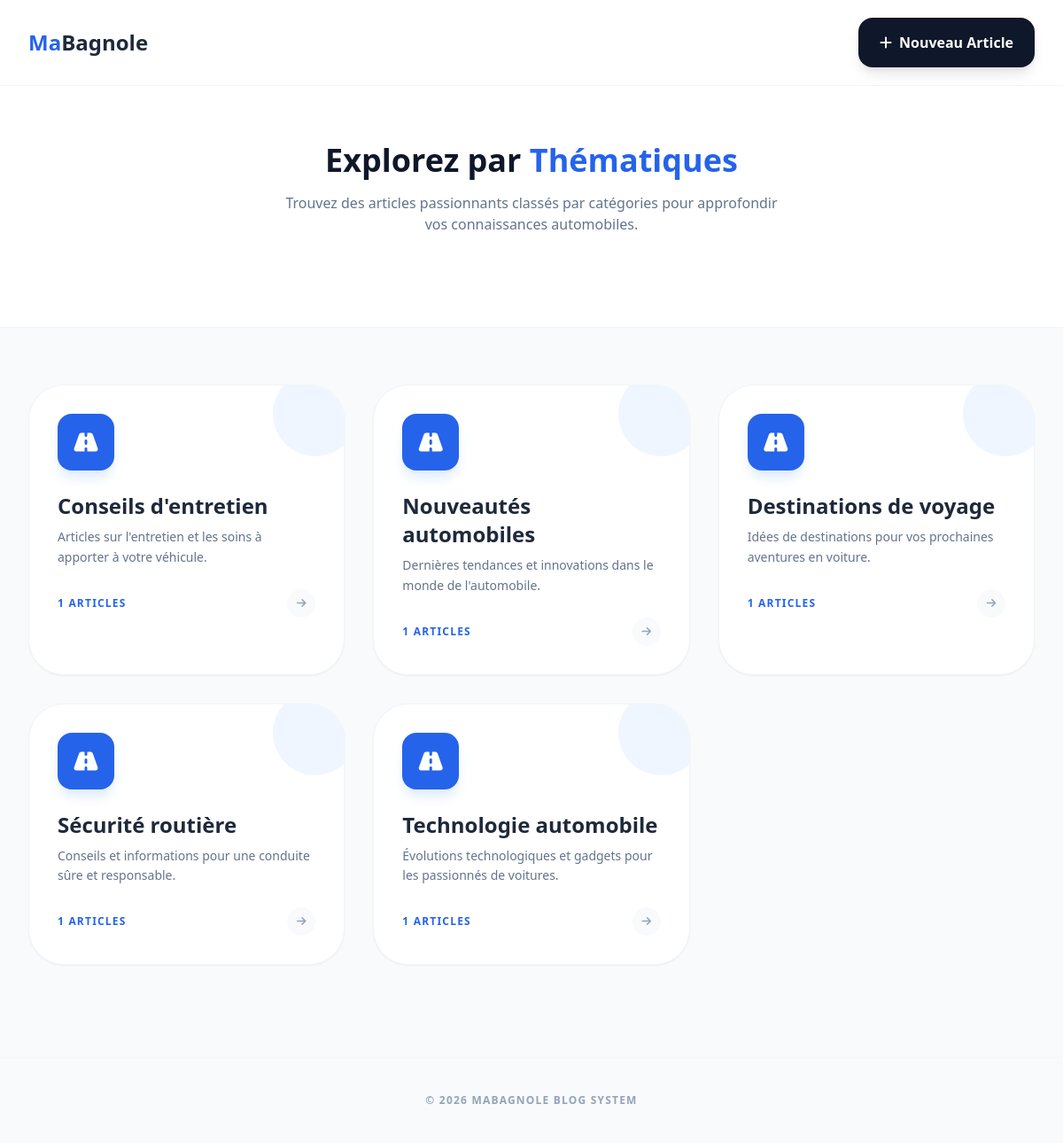
Before: /app/view/themes.php with the older database file.
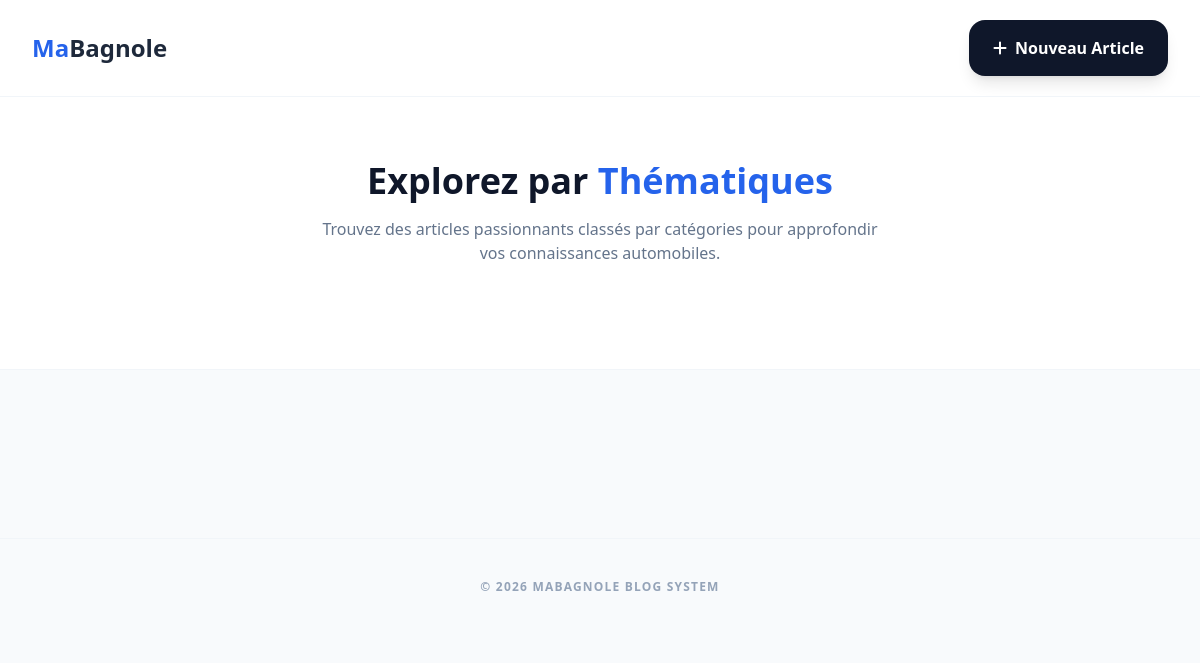
After: the same page with the newer database file.
### tables this page shows
CREATE TABLE Themes (
    idTheme INT(11) PRIMARY KEY NOT NULL AUTO_INCREMENT,
    nomTheme VARCHAR(255) NOT NULL,
    descriptionTheme VARCHAR(255) NOT NULL
);

### app/model/Theme.php (called while the page is built, shortened)
<?php
class Theme
{
    private $idTheme;
    private $nomTheme;
    private $descriptionTheme;
    public function getIdTheme(): int
    {
        return $this->idTheme;
    }
    public function getNomTheme(): string
    {
        return $this->nomTheme;
    }
    public function getDescriptionTheme(): string
    {
        return $this->descriptionTheme;
    }
    static function getAllTheme(): array
    {
        try {
            $db = Connexion::connect()->getConnexion();
            $sql = "select * from themes";
            $stmt = $db->prepare($sql);
            if ($stmt->execute())
                return $stmt->fetchAll(\PDO::FETCH_CLASS, Theme::class);
            else
                return [];
        } catch (\Exception $e) {
            error_log(date('y-m-d h:i:s') . " Connexion :error ." . $e . PHP_EOL, 3, "error.log");
            return [];
        }
    }
}

### app/model/Article.php (called while the page is built, shortened)
<?php
class Article
{
    static function nbArticlesByTheme(int $idTheme): int
    {
        try {
            $db = Connexion::connect()->getConnexion();
            $sql = "SELECT COUNT(*) as nbArticles FROM articles WHERE idTheme = :idTheme";
            $stmt = $db->prepare($sql);
            $stmt->bindParam(":idTheme", $idTheme);
            $stmt->execute();
            $result = $stmt->fetch(\PDO::FETCH_ASSOC);
            return (int)$result['nbArticles'] ?? 0;
        } catch (\Exception $e) {
            return 0;
        }
    }
}

### app/view/themes.php (the view, shortened to what this page needs)
<?php
$connect = true;
if (!isset($_SESSION['Utilisateur']) or  $_SESSION['Utilisateur']->getRole() !== 'client') {
    $connect =  false;
}
$themes = Theme::getAllTheme();
?>
<!DOCTYPE html>
<html lang="en">
<head>
    <script src="https://cdn.tailwindcss.com"></script>
    <link href="https://cdnjs.cloudflare.com/ajax/libs/font-awesome/6.0.0/css/all.min.css" rel="stylesheet">
</head>
<body class="bg-slate-50 min-h-screen">
    <nav class="flex justify-between items-center px-8 py-5 bg-white border-b border-slate-100 sticky top-0 z-50">
        <div class="text-2xl font-black text-blue-600">Ma<span class="text-slate-800">Bagnole</span></div>
        <div class="flex gap-4 w-full md:w-auto">
            <button type="button" <?php if ($connect): ?> onclick="toggleModal('addArticleModal')" <?php else: ?> onclick="toggleModal('rentPopup')" <?php endif; ?> class="bg-slate-900 text-white px-6 py-4 rounded-2xl font-black hover:bg-blue-600 transition flex items-center gap-2 shadow-lg">
                <i class="fas fa-plus"></i> Nouveau Article
            </button>
        </div>
    </nav>
    <header class="py-16 bg-white border-b border-slate-100 text-center px-4">
        <h1 class="text-4xl font-black text-slate-900 mb-4">Explorez par <span class="text-blue-600">Thématiques</span></h1>
        <p class="text-slate-500 max-w-xl mx-auto font-medium">
            Trouvez des articles passionnants classés par catégories pour approfondir vos connaissances automobiles.
        </p>
    </header>
    <main class="max-w-7xl mx-auto px-8 py-16">
        <div class="grid grid-cols-1 sm:grid-cols-2 lg:grid-cols-3 gap-8">
            <?php foreach ($themes as $theme) : ?>
                <a href="articles_list.php?id=<?= $theme->getIdTheme() ?>" class="group relative bg-white rounded-[2.5rem] p-8 border border-slate-100 shadow-sm hover:shadow-2xl hover:-translate-y-2 transition-all duration-300 overflow-hidden">
                    <div class="absolute -right-4 -top-4 w-24 h-24 bg-blue-50 rounded-full group-hover:scale-[3] transition-transform duration-700"></div>
                    <div class="relative z-10">
                        <div class="w-16 h-16 bg-blue-600 text-white rounded-2xl flex items-center justify-center text-2xl shadow-lg shadow-blue-100 mb-6">
                            <i class="fas fa-road"></i>
                        </div>
                        <h3 class="text-2xl font-black text-slate-800 mb-2"><?= $theme->getNomTheme() ?></h3>
                        <p class="text-slate-500 text-sm leading-relaxed mb-6">
                            <?= $theme->getDescriptionTheme() ?>
                        </p>
                        <div class="flex items-center justify-between">
                            <span class="text-xs font-black text-blue-600 uppercase tracking-widest"><?= Article::nbArticlesByTheme($theme->getIdTheme()) ?> Articles</span>
                            <div class="w-8 h-8 rounded-full bg-slate-50 flex items-center justify-center text-slate-400 group-hover:bg-blue-600 group-hover:text-white transition">
                                <i class="fas fa-arrow-right text-xs"></i>
                            </div>
                        </div>
                    </div>
                </a>
            <?php endforeach; ?>
        </div>
    </main>
    <footer class="text-center py-10 border-t border-slate-100 mt-10">
        <p class="text-slate-400 text-xs font-bold uppercase tracking-widest">© 2026 MaBagnole Blog System</p>
    </footer>
</body>
</html>

Changed rows visible on the page:
removed themes: nomTheme "Conseils d'entretien", descriptionTheme "Articles sur l'entretien et les soins à apporter à votre véhicule.", idTheme "1"
removed themes: nomTheme "Nouveautés automobiles", descriptionTheme "Dernières tendances et innovations dans le monde de l'automobile.", IdTheme "1"
removed themes: nomTheme "Destinations de voyage", descriptionTheme "Idées de destinations pour vos prochaines aventures en voiture.", IdTheme "1"
removed themes: nomTheme "Sécurité routière", descriptionTheme "Conseils et informations pour une conduite sûre et responsable.", IdTheme "1"
removed themes: nomTheme "Technologie automobile", descriptionTheme "Évolutions technologiques et gadgets pour les passionnés de voitures.", IdTheme "1"
